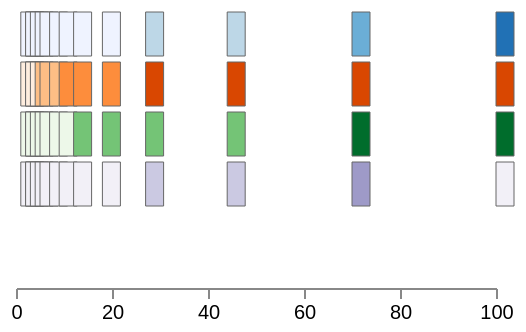

Vega-Lite specification for this chart:
### Vega specification from a JSON file in a GitHub repository (floating-point values rounded to 4 significant figures)
{"$schema": "https://vega.github.io/schema/vega/v6.json", "description": "The same skewed column through all four discretizing scales, so the difference between equal widths and equal counts is visible as a row of squares.", "width": 250, "height": 130, "padding": 5, "data": [{"name": "table", "values": [{"v": 1}, {"v": 2}, {"v": 2}, {"v": 3}, {"v": 4}, {"v": 5}, {"v": 7}, {"v": 9}, {"v": 12}, {"v": 18}, {"v": 27}, {"v": 44}, {"v": 70}, {"v": 100}]}], "scales": [{"name": "x", "type": "linear", "domain": [0, 100], "range": [0, 240]}, {"name": "byWidth", "type": "quantize", "domain": [0, 100], "range": ["#eff3ff", "#bdd7e7", "#6baed6", "#2171b5"]}, {"name": "byCount", "type": "quantile", "domain": {"data": "table", "field": "v"}, "range": ["#feedde", "#fdbe85", "#fd8d3c", "#d94701"]}, {"name": "byLimit", "type": "threshold", "domain": [10, 50], "range": ["#edf8e9", "#74c476", "#006d2c"]}, {"name": "byEdge", "type": "bin-ordinal", "domain": [0, 25, 50, 75, 100], "range": ["#f2f0f7", "#cbc9e2", "#9e9ac8", "#6a51a3"]}], "axes": [{"orient": "bottom", "scale": "x", "tickCount": 5, "offset": 8}], "marks": [{"type": "rect", "from": {"data": "table"}, "encode": {"enter": {"x": {"scale": "x", "field": "v"}, "width": {"value": 9}, "y": {"value": 0}, "height": {"value": 22}, "fill": {"scale": "byWidth", "field": "v"}, "stroke": {"value": "#666666"}, "strokeWidth": {"value": 0.5}}}}, {"type": "rect", "from": {"data": "table"}, "encode": {"enter": {"x": {"scale": "x", "field": "v"}, "width": {"value": 9}, "y": {"value": 25}, "height": {"value": 22}, "fill": {"scale": "byCount", "field": "v"}, "stroke": {"value": "#666666"}, "strokeWidth": {"value": 0.5}}}}, {"type": "rect", "from": {"data": "table"}, "encode": {"enter": {"x": {"scale": "x", "field": "v"}, "width": {"value": 9}, "y": {"value": 50}, "height": {"value": 22}, "fill": {"scale": "byLimit", "field": "v"}, "stroke": {"value": "#666666"}, "strokeWidth": {"value": 0.5}}}}, {"type": "rect", "from": {"data": "table"}, "encode": {"enter": {"x": {"scale": "x", "field": "v"}, "width": {"value": 9}, "y": {"value": 75}, "height": {"value": 22}, "fill": {"scale": "byEdge", "field": "v"}, "stroke": {"value": "#666666"}, "strokeWidth": {"value": 0.5}}}}]}
